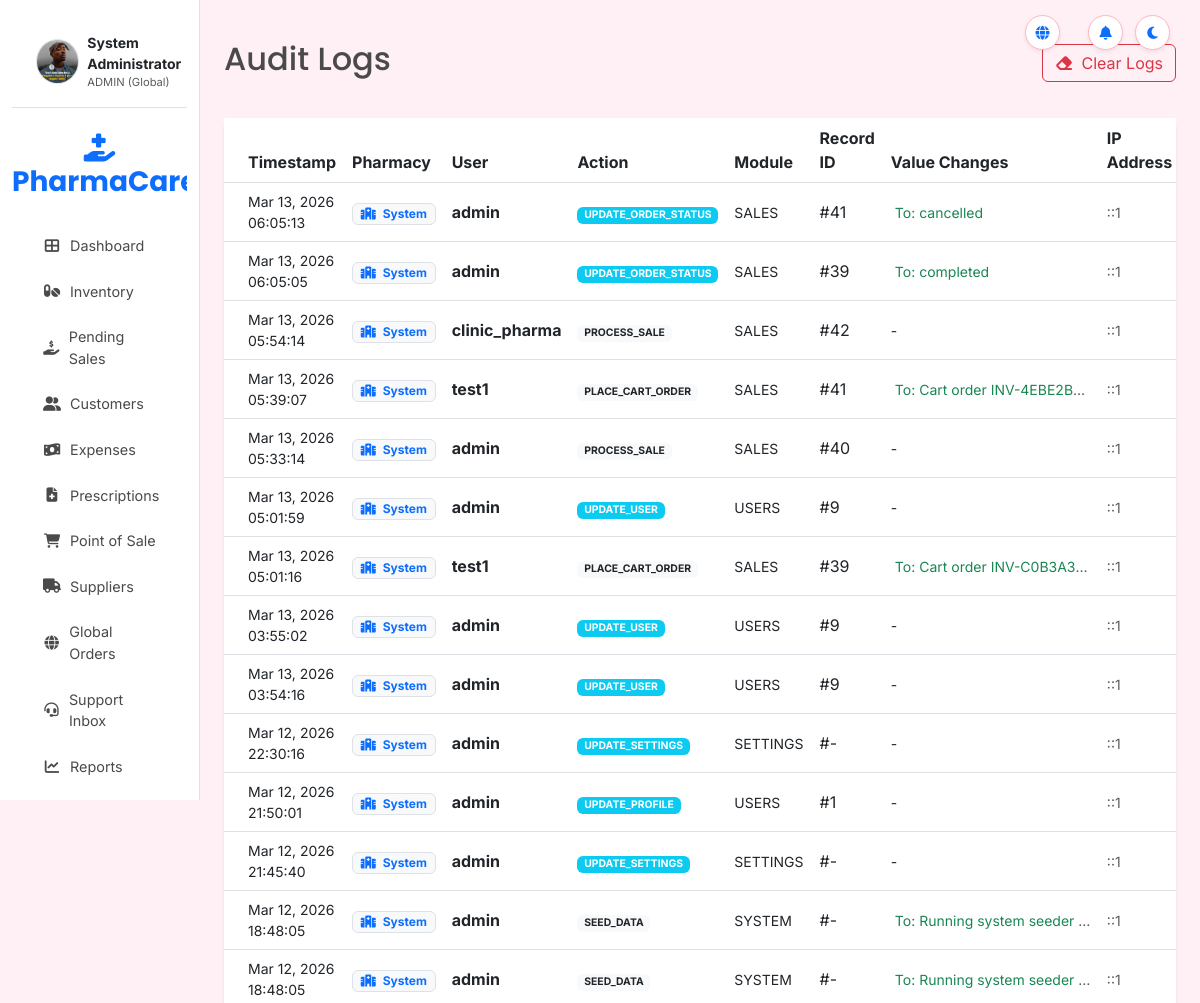
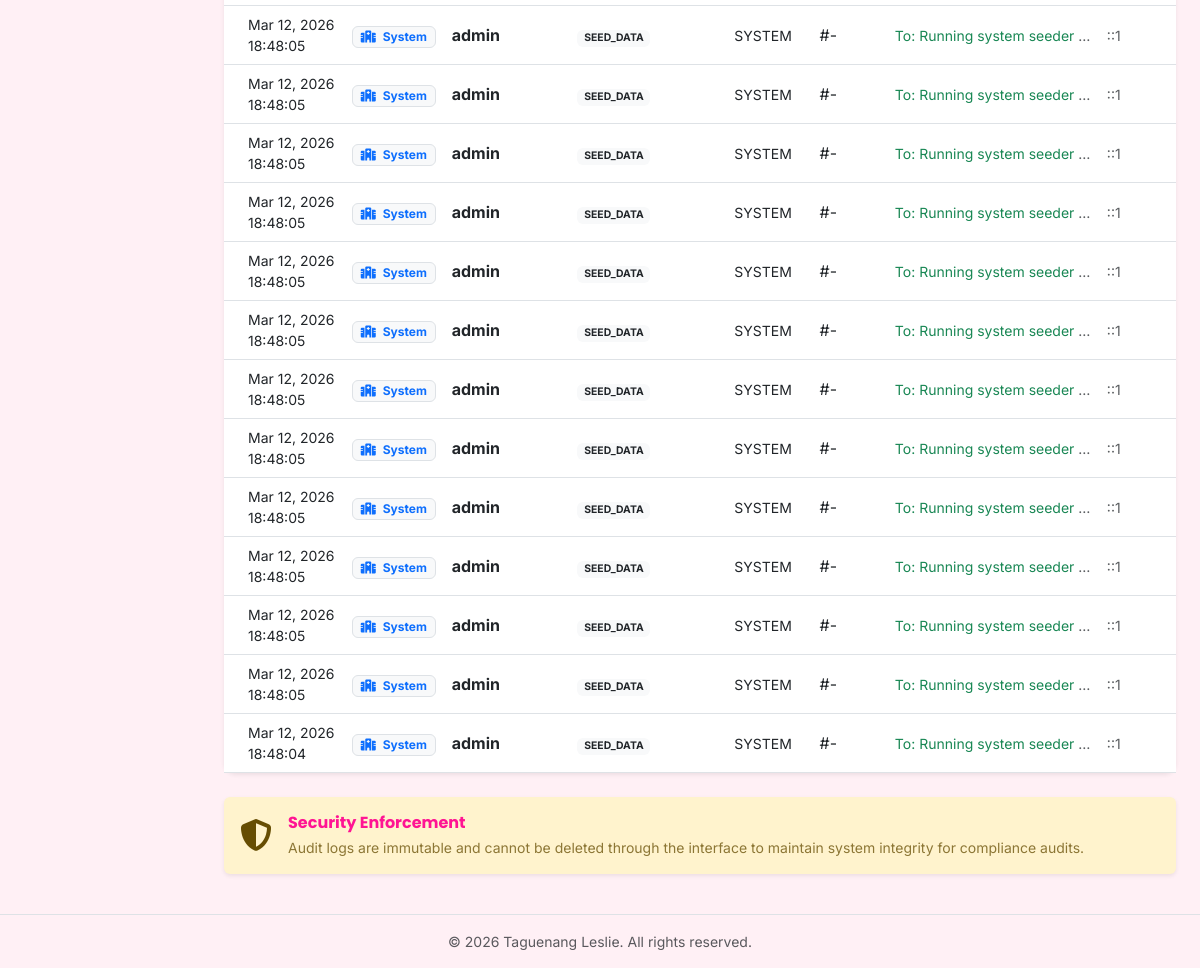
/audit_logs.php (signed in), run on the app's committed database (2 pictures, top to bottom).
### tables this page shows
CREATE TABLE IF NOT EXISTS audit_logs (
    id INT PRIMARY KEY AUTO_INCREMENT,
    user_id INT,
    action VARCHAR(100) NOT NULL,
    table_name VARCHAR(50),
    record_id INT,
    old_value TEXT,
    new_value TEXT,
    ip_address VARCHAR(45),
    pharmacy_id INT,
    created_at TIMESTAMP DEFAULT CURRENT_TIMESTAMP,
    FOREIGN KEY (user_id) REFERENCES users(id) ON DELETE SET NULL,
    FOREIGN KEY (pharmacy_id) REFERENCES pharmacies(id) ON DELETE SET NULL
);

CREATE TABLE IF NOT EXISTS users (
    id INT PRIMARY KEY AUTO_INCREMENT,
    username VARCHAR(50) UNIQUE NOT NULL,
    email VARCHAR(100) UNIQUE NOT NULL,
    password_hash VARCHAR(255) NOT NULL,
    role ENUM('admin', 'pharmacist', 'cashier', 'customer') NOT NULL,
    full_name VARCHAR(100),
    avatar VARCHAR(255),
    pharmacy_id INT,  
    created_at TIMESTAMP DEFAULT CURRENT_TIMESTAMP,
    last_login TIMESTAMP NULL,
    is_active BOOLEAN DEFAULT TRUE,
    last_notif_dismissal TIMESTAMP NULL DEFAULT NULL,
    FOREIGN KEY (pharmacy_id) REFERENCES pharmacies(id) ON DELETE SET NULL
);

### audit_logs.php (the view, shortened to what this page needs)
<?php
require_once 'includes/config/database.php';
$limit = 50;
$page = isset($_GET['page']) ? (int)$_GET['page'] : 1;
$offset = ($page - 1) * $limit;
try {
    $pharma_id = $_SESSION['pharmacy_id'];
    $where = $pharma_id ? "WHERE l.pharmacy_id = $pharma_id" : "";
    $sql = "SELECT l.*, u.username, p.name as pharmacy_name
            FROM audit_logs l
            LEFT JOIN users u ON l.user_id = u.id
            LEFT JOIN pharmacies p ON l.pharmacy_id = p.id
            $where
            ORDER BY l.created_at DESC
            LIMIT ? OFFSET ?";
    $stmt = $pdo->prepare($sql);
    $stmt->bindParam(1, $limit, PDO::PARAM_INT);
    $stmt->bindParam(2, $offset, PDO::PARAM_INT);
    $stmt->execute();
    $logs = $stmt->fetchAll();
} catch (PDOException $e) {
    $logs = [];
    $pages = 0;
}
include 'includes/templates/header.php';
?>
<div class="d-flex justify-content-between flex-wrap flex-md-nowrap align-items-center pt-3 pb-2 mb-4">
    <h1 class="h2">Audit Logs</h1>
    <div class="btn-toolbar mb-2 mb-md-0">
        <button type="button" class="btn btn-outline-danger" onclick="alert('Manual clearing is disabled for security reasons.')">
            <i class="fas fa-eraser me-1"></i> Clear Logs
        </button>
    </div>
</div>
<div class="card shadow-sm border-0">
    <div class="card-body p-0">
        <div class="table-responsive">
            <table class="table table-hover align-middle mb-0">
                <thead class="bg-light">
                    <tr>
                        <th class="ps-4">Timestamp</th>
                        <?php if (!$pharma_id): ?><th>Pharmacy</th><?php endif; ?>
                        <th>User</th>
                        <th>Action</th>
                        <th>Module</th>
                        <th>Record ID</th>
                        <th>Value Changes</th>
                        <th class="pe-4">IP Address</th>
                    </tr>
                </thead>
                <tbody>
                    <?php if (empty($logs)): ?>
                    <tr><td colspan="7" class="text-center py-5 text-muted">No audit logs found.</td></tr>
                    <?php else: foreach ($logs as $l): ?>
                    <tr>
                        <td class="ps-4 small"><?php echo date('M d, Y H:i:s', strtotime($l['created_at'])); ?></td>
                        <?php if (!$pharma_id): ?>
                        <td><span class="badge bg-light text-primary border"><i class="fas fa-hospital me-1"></i> <?php echo $l['pharmacy_name'] ?: 'System'; ?></span></td>
                        <?php endif; ?>
                        <td><span class="fw-bold"><?php echo $l['username'] ?: 'System'; ?></span></td>
                        <td>
                            <?php
                            $badge_class = 'bg-light text-dark';
                            if (str_contains($l['action'], 'UPDATE')) $badge_class = 'bg-info';
                            ?>
                            <span class="badge <?php echo $badge_class; ?> small text-uppercase" style="font-size: 0.65rem;"><?php echo $l['action']; ?></span>
                        </td>
                        <td><small><?php echo strtoupper($l['table_name']); ?></small></td>
                        <td>#<?php echo $l['record_id'] ?: '-'; ?></td>
                        <td class="small">
                            <?php if ($l['old_value'] || $l['new_value']): ?>
                                <div class="text-muted text-truncate" style="max-width: 200px;">
                                    <?php echo $l['new_value'] ? '<span class="text-success ms-1">To: ' . $l['new_value'] . '</span>' : ''; ?>
                                </div>
                            <?php else: ?>
                                -
                            <?php endif; ?>
                        </td>
                        <td class="pe-4 small text-muted"><?php echo $l['ip_address']; ?></td>
                    </tr>
                    <?php endforeach; endif; ?>
                </tbody>
            </table>
        </div>
    </div>
</div>
<div class="alert alert-warning border-0 shadow-sm mt-4">
    <div class="d-flex align-items-center">
        <i class="fas fa-shield-alt fa-2x me-3"></i>
        <div>
            <h6 class="fw-bold mb-1">Security Enforcement</h6>
            <p class="small mb-0 opacity-75">Audit logs are immutable and cannot be deleted through the interface to maintain system integrity for compliance audits.</p>
        </div>
    </div>
</div>
<?php include 'includes/templates/footer.php'; ?>

### data on the page
audit_logs: created_at "Mar 13, 2026 06:05:13", pharmacy_name "System", user.username "admin", action "UPDATE_ORDER_STATUS", table_name "SALES", record "41", new_value "cancelled", ip_address "::1"
audit_logs: created_at "Mar 13, 2026 06:05:05", pharmacy_name "System", user.username "admin", action "UPDATE_ORDER_STATUS", table_name "SALES", record "39", new_value "completed", ip_address "::1"
audit_logs: created_at "Mar 13, 2026 05:54:14", pharmacy_name "System", user.username "clinic_pharma", action "PROCESS_SALE", table_name "SALES", record "42", ip_address "::1"
audit_logs: created_at "Mar 13, 2026 05:39:07", pharmacy_name "System", user.username "test1", action "PLACE_CART_ORDER", table_name "SALES", record "41", new_value "Cart order INV-4EBE2B…", ip_address "::1"
audit_logs: created_at "Mar 13, 2026 05:33:14", pharmacy_name "System", user.username "admin", action "PROCESS_SALE", table_name "SALES", record "40", ip_address "::1"
audit_logs: created_at "Mar 13, 2026 05:01:59", pharmacy_name "System", user.username "admin", action "UPDATE_USER", table_name "USERS", record "9", ip_address "::1"
audit_logs: created_at "Mar 13, 2026 05:01:16", pharmacy_name "System", user.username "test1", action "PLACE_CART_ORDER", table_name "SALES", record "39", new_value "Cart order INV-C0B3A3…", ip_address "::1"
audit_logs: created_at "Mar 13, 2026 03:55:02", pharmacy_name "System", user.username "admin", action "UPDATE_USER", table_name "USERS", record "9", ip_address "::1"
audit_logs: created_at "Mar 13, 2026 03:54:16", pharmacy_name "System", user.username "admin", action "UPDATE_USER", table_name "USERS", record "9", ip_address "::1"
audit_logs: created_at "Mar 12, 2026 22:30:16", pharmacy_name "System", user.username "admin", action "UPDATE_SETTINGS", table_name "SETTINGS", record "-", ip_address "::1"
audit_logs: created_at "Mar 12, 2026 21:50:01", pharmacy_name "System", user.username "admin", action "UPDATE_PROFILE", table_name "USERS", record "1", ip_address "::1"
audit_logs: created_at "Mar 12, 2026 21:45:40", pharmacy_name "System", user.username "admin", action "UPDATE_SETTINGS", table_name "SETTINGS", record "-", ip_address "::1"
audit_logs: created_at "Mar 12, 2026 18:48:05", pharmacy_name "System", user.username "admin", action "SEED_DATA", table_name "SYSTEM", record "-", new_value "Running system seeder…", ip_address "::1"
audit_logs: created_at "Mar 12, 2026 18:48:05", pharmacy_name "System", user.username "admin", action "SEED_DATA", table_name "SYSTEM", record "-", new_value "Running system seeder…", ip_address "::1"
audit_logs: created_at "Mar 12, 2026 18:48:05", pharmacy_name "System", user.username "admin", action "SEED_DATA", table_name "SYSTEM", record "-", new_value "Running system seeder…", ip_address "::1"
audit_logs: created_at "Mar 12, 2026 18:48:05", pharmacy_name "System", user.username "admin", action "SEED_DATA", table_name "SYSTEM", record "-", new_value "Running system seeder…", ip_address "::1"
audit_logs: created_at "Mar 12, 2026 18:48:05", pharmacy_name "System", user.username "admin", action "SEED_DATA", table_name "SYSTEM", record "-", new_value "Running system seeder…", ip_address "::1"
audit_logs: created_at "Mar 12, 2026 18:48:05", pharmacy_name "System", user.username "admin", action "SEED_DATA", table_name "SYSTEM", record "-", new_value "Running system seeder…", ip_address "::1"
audit_logs: created_at "Mar 12, 2026 18:48:05", pharmacy_name "System", user.username "admin", action "SEED_DATA", table_name "SYSTEM", record "-", new_value "Running system seeder…", ip_address "::1"
audit_logs: created_at "Mar 12, 2026 18:48:05", pharmacy_name "System", user.username "admin", action "SEED_DATA", table_name "SYSTEM", record "-", new_value "Running system seeder…", ip_address "::1"
audit_logs: created_at "Mar 12, 2026 18:48:05", pharmacy_name "System", user.username "admin", action "SEED_DATA", table_name "SYSTEM", record "-", new_value "Running system seeder…", ip_address "::1"
audit_logs: created_at "Mar 12, 2026 18:48:05", pharmacy_name "System", user.username "admin", action "SEED_DATA", table_name "SYSTEM", record "-", new_value "Running system seeder…", ip_address "::1"
audit_logs: created_at "Mar 12, 2026 18:48:05", pharmacy_name "System", user.username "admin", action "SEED_DATA", table_name "SYSTEM", record "-", new_value "Running system seeder…", ip_address "::1"
audit_logs: created_at "Mar 12, 2026 18:48:05", pharmacy_name "System", user.username "admin", action "SEED_DATA", table_name "SYSTEM", record "-", new_value "Running system seeder…", ip_address "::1"
audit_logs: created_at "Mar 12, 2026 18:48:05", pharmacy_name "System", user.username "admin", action "SEED_DATA", table_name "SYSTEM", record "-", new_value "Running system seeder…", ip_address "::1"
audit_logs: created_at "Mar 12, 2026 18:48:05", pharmacy_name "System", user.username "admin", action "SEED_DATA", table_name "SYSTEM", record "-", new_value "Running system seeder…", ip_address "::1"
audit_logs: created_at "Mar 12, 2026 18:48:04", pharmacy_name "System", user.username "admin", action "SEED_DATA", table_name "SYSTEM", record "-", new_value "Running system seeder…", ip_address "::1"

### other printed values
$_SESSION['full_name'] "System Administrator"
$_SESSION['role'] "ADMIN"
__('dashboard') "Dashboard"
__('inventory') "Inventory"
__('pending_sales') "Pending Sales"
__('customers') "Customers"
__('expenses') "Expenses"
__('prescriptions') "Prescriptions"
__('pos') "Point of Sale"
__('suppliers') "Suppliers"
__('reports') "Reports"
COPYRIGHT_YEAR "2026"
COPYRIGHT_HOLDER "Taguenang Leslie"
